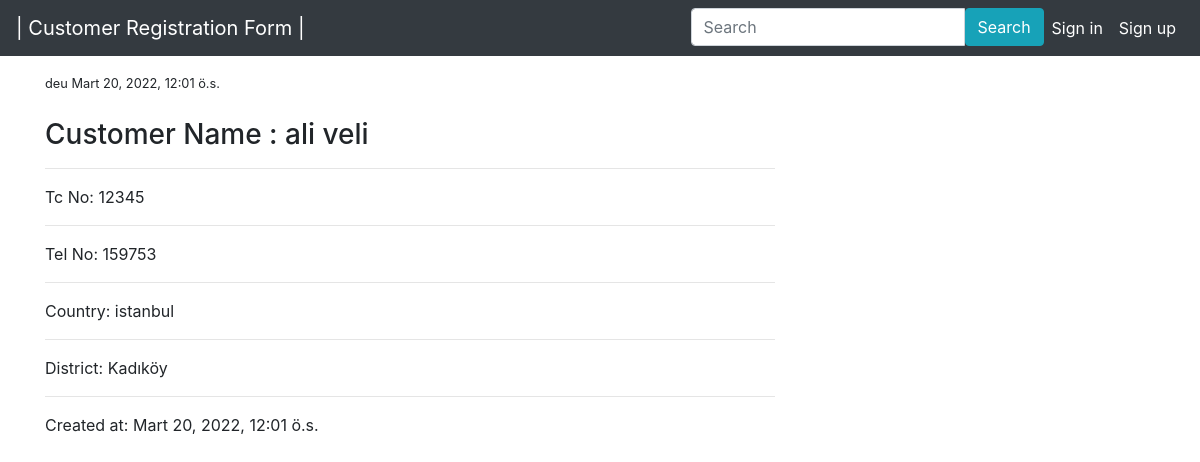
The app's page /detail/5 with its own data.
### customer/models.py (models this page shows, shortened)
class Customer(models.Model):
  user = models.ForeignKey('auth.User', on_delete=models.CASCADE,verbose_name='User')
  tc = models.CharField(verbose_name='Tc no',max_length=11, unique=True)
  name = models.CharField(max_length=50, verbose_name='Name')
  surname = models.CharField(max_length=50, verbose_name='Surname')
  phone = models.CharField(verbose_name='Tel no', max_length=11)
  city = models.CharField(max_length=50, verbose_name='Country')
  district = models.CharField(max_length=50, verbose_name='district')
  created_date = models.DateTimeField(auto_now_add=True, verbose_name='created date')

### customer/views.py (the view)
# urls.py: path('detail/<int:id>',views.detail, name='detail'),
def detail(request, id):
    customer = get_object_or_404(Customer, id=id)
    return render(request, 'detail.html', {"customer": customer})

### templates/detail.html
{% extends 'layout.html' %}
{% block body %}
<div class="row">
    <div class="col-lg-8">
    <small>
        {{customer.user}}
    </small>
    <small>
        {{customer.created_date}}
    </small>
    <h3 class="mt-4">Customer Name :  {{customer.name}} {{customer.surname}}</h3>
    <hr>
    <p>Tc No: {{customer.tc}}</p>
    <hr>
    <p>Tel No: {{customer.phone}}</p>
    <hr>
    <p>Country: {{customer.city}}</p>
    <hr>
    <p>District: {{customer.district}}</p>
    <hr>
    <p>Created at: {{customer.created_date}}</p>
    </div>
</div>
{% endblock body %}

### records on screen
Customer: user "deu", created_date "Mart 20, 2022, 12:01 ö.s.", name "ali", surname "veli", tc "12345", phone "159753", city "istanbul", district "Kadıköy"
